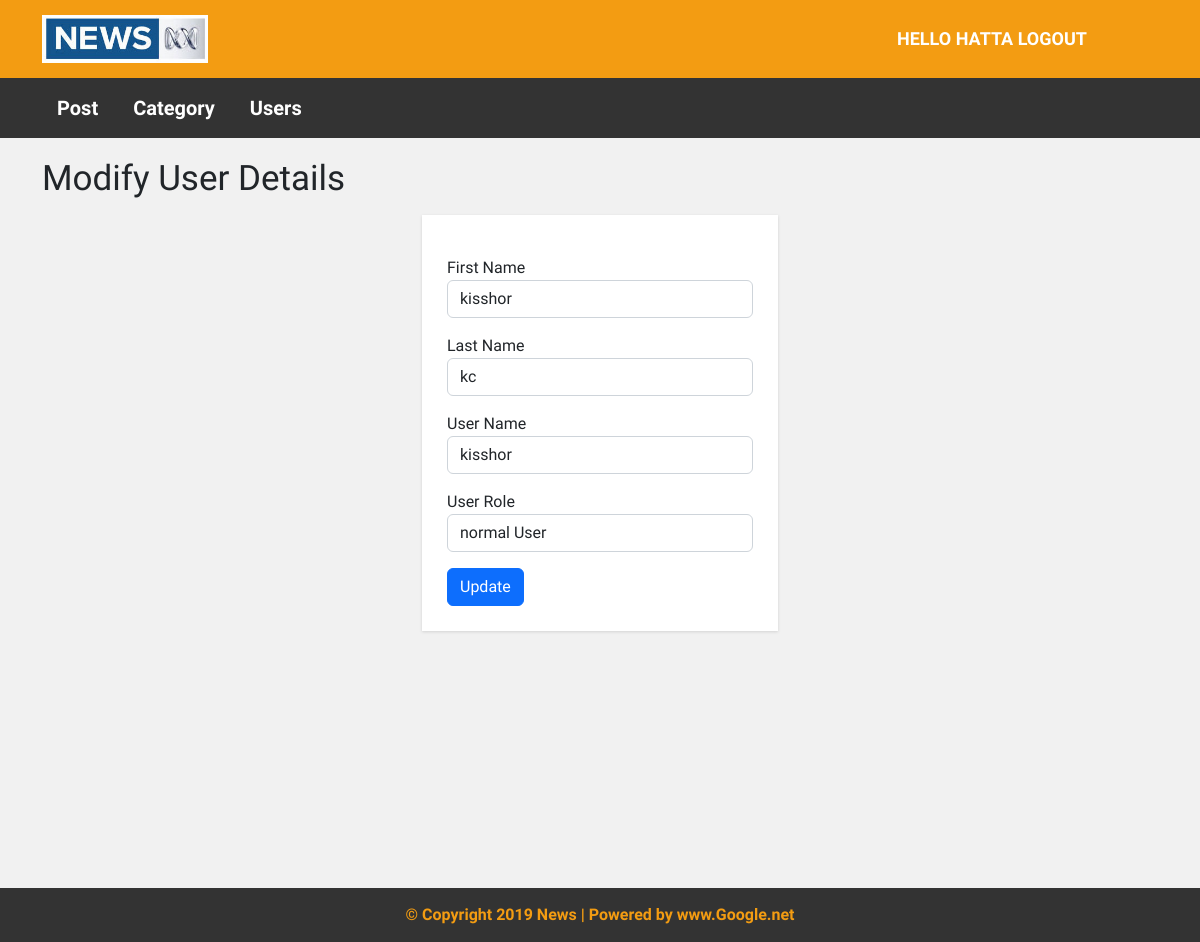
The page /admin/update-user.php?id=51 (signed in) on the database its author committed.
### tables this page shows
CREATE TABLE `user` (
  `user_id` int(10) UNSIGNED NOT NULL,
  `first_name` varchar(30) NOT NULL,
  `last_name` varchar(30) NOT NULL,
  `username` varchar(30) DEFAULT NULL,
  `password` varchar(255) DEFAULT NULL,
  `role` int(11) NOT NULL
);

### admin/update-user.php (the view, shortened to what this page needs)
<?php include "header.php";
    include('config.php'); ?>
  <div id="admin-content">
      <div class="container">
          <div class="row">
              <div class="col-md-12">
                  <h1 class="admin-heading">Modify User Details</h1>
              </div>
              <div class="offset-4 col-md-4">
                <?php
                if (isset($_GET['id'])) {
                    $id = $_GET['id'];
                }
                  $sql = "SELECT *FROM user WHERE user_id='$id'";
                  $query = mysqli_query($conn, $sql);
                  $row =  mysqli_num_rows($query);
                  if ($row>0) {
                      $data = mysqli_fetch_assoc($query);
                  }
                  ?>
                  <form  action="" method ="POST">
                          <div class="mb-3">
                          <label>First Name</label>
                          <input type="text" name="f_name" class="form-control" value="<?php echo $data['first_name']; ?>" placeholder="" required>
                      </div>
                      <div class="mb-3">
                          <label>Last Name</label>
                          <input type="text" name="l_name" class="form-control" value="<?php echo $data['last_name']; ?>" placeholder="" required>
                      </div>
                      <div class="mb-3">
                          <label>User Name</label>
                          <input type="text" name="username" class="form-control" value="<?php echo $data['username']; ?>" placeholder="" required>
                      </div>
                      <div class="mb-3">
                          <label>User Role</label>
                          <select class="form-control" name="role" value="<?php echo $data['role']; ?>">
                          <?php if($data['role'] == 1){
                                  echo "<option value='0'>normal User</option>
                              <option value='1' selected>Admin</option>";
                              }else{
                                  echo"<option value='0' selected>normal User</option>
                              <option value='1'>Admin</option>";
                              }
                              ?>
                          </select>
                      </div>
                      <input type="submit" name="submit" class="btn btn-primary" value="Update" required />
                  </form>
              </div>
          </div>
      </div>
  </div>
<?php include "footer.php"; ?>

### css/style.css (style rules this page uses)
body { background: #f1f1f1; font-family: 'Libre Franklin', sans-serif; }
#admin-content { padding: 20px 0; min-height: 750px; }
#admin-content .admin-heading { font-size: 35px; margin: 0 0 15px; }
form { background: #fff; padding: 25px; box-shadow: 0 1px 3px rgba(0, 0, 0, 0.13); }

### rows shown on the page
user: f_name "kisshor", l_name "kc", username "kisshor", role "normal User"

### other values the page prints
$_SESSION['username'] "HATTA"
